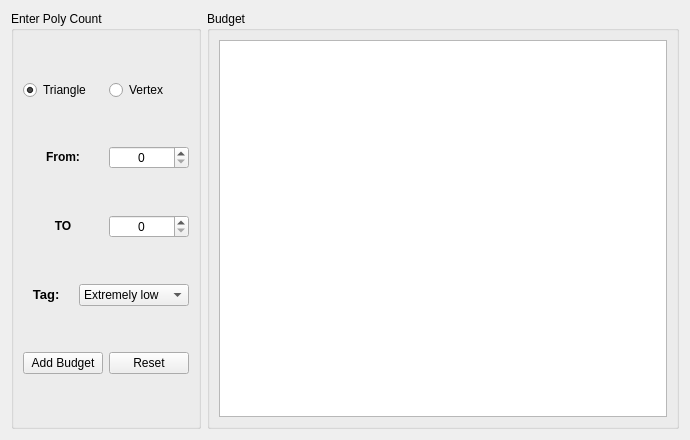
<?xml version="1.0" encoding="UTF-8"?>
<ui version="4.0">
 <class>polyCountBudget</class>
 <widget class="QWidget" name="polyCountBudget">
  <property name="geometry">
   <rect>
    <x>0</x>
    <y>0</y>
    <width>690</width>
    <height>440</height>
   </rect>
  </property>
  <property name="windowTitle">
   <string>Poly Count Budget</string>
  </property>
  <layout class="QHBoxLayout" name="horizontalLayout_5">
   <item>
    <widget class="QGroupBox" name="polyCountBudgetGroupBox">
     <property name="title">
      <string>Enter Poly Count</string>
     </property>
     <property name="flat">
      <bool>false</bool>
     </property>
     <property name="checkable">
      <bool>false</bool>
     </property>
     <layout class="QVBoxLayout" name="verticalLayout">
      <item>
       <layout class="QHBoxLayout" name="horizontalLayout_6">
        <item>
         <widget class="QRadioButton" name="triangleRadio">
          <property name="text">
           <string>Triangle</string>
          </property>
          <property name="checked">
           <bool>true</bool>
          </property>
         </widget>
        </item>
        <item>
         <widget class="QRadioButton" name="vertexRadio">
          <property name="text">
           <string>Vertex</string>
          </property>
         </widget>
        </item>
       </layout>
      </item>
      <item>
       <layout class="QHBoxLayout" name="horizontalLayout">
        <item>
         <widget class="QLabel" name="fromLabel">
          <property name="text">
           <string>&lt;html&gt;&lt;head/&gt;&lt;body&gt;&lt;p&gt;&lt;span style=&quot; font-weight:600;&quot;&gt;From:&lt;/span&gt;&lt;/p&gt;&lt;/body&gt;&lt;/html&gt;</string>
          </property>
          <property name="textFormat">
           <enum>Qt::RichText</enum>
          </property>
          <property name="alignment">
           <set>Qt::AlignCenter</set>
          </property>
         </widget>
        </item>
        <item>
         <widget class="QSpinBox" name="startBudgetSpinBox">
          <property name="alignment">
           <set>Qt::AlignCenter</set>
          </property>
          <property name="suffix">
           <string/>
          </property>
          <property name="maximum">
           <number>9999999</number>
          </property>
         </widget>
        </item>
       </layout>
      </item>
      <item>
       <layout class="QHBoxLayout" name="horizontalLayout_3">
        <item>
         <widget class="QLabel" name="label">
          <property name="text">
           <string>&lt;html&gt;&lt;head/&gt;&lt;body&gt;&lt;p&gt;&lt;span style=&quot; font-weight:600;&quot;&gt;TO&lt;/span&gt;&lt;/p&gt;&lt;/body&gt;&lt;/html&gt;</string>
          </property>
          <property name="textFormat">
           <enum>Qt::RichText</enum>
          </property>
          <property name="alignment">
           <set>Qt::AlignCenter</set>
          </property>
         </widget>
        </item>
        <item>
         <widget class="QSpinBox" name="endBudgetSpinBox">
          <property name="alignment">
           <set>Qt::AlignCenter</set>
          </property>
          <property name="suffix">
           <string/>
          </property>
          <property name="prefix">
           <string/>
          </property>
          <property name="maximum">
           <number>9999999</number>
          </property>
         </widget>
        </item>
       </layout>
      </item>
      <item>
       <layout class="QHBoxLayout" name="horizontalLayout_2">
        <item>
         <widget class="QLabel" name="tagLabel">
          <property name="text">
           <string>&lt;html&gt;&lt;head/&gt;&lt;body&gt;&lt;p&gt;&lt;span style=&quot; font-size:10pt; font-weight:600;&quot;&gt;Tag: &lt;/span&gt;&lt;/p&gt;&lt;/body&gt;&lt;/html&gt;</string>
          </property>
          <property name="textFormat">
           <enum>Qt::RichText</enum>
          </property>
          <property name="alignment">
           <set>Qt::AlignCenter</set>
          </property>
         </widget>
        </item>
        <item>
         <widget class="QComboBox" name="tagComboBox">
          <item>
           <property name="text">
            <string>Extremely low</string>
           </property>
          </item>
          <item>
           <property name="text">
            <string>Low</string>
           </property>
          </item>
          <item>
           <property name="text">
            <string>Medium</string>
           </property>
          </item>
          <item>
           <property name="text">
            <string>High</string>
           </property>
          </item>
          <item>
           <property name="text">
            <string>Very high</string>
           </property>
          </item>
          <item>
           <property name="text">
            <string>Extremely high</string>
           </property>
          </item>
         </widget>
        </item>
       </layout>
      </item>
      <item>
       <layout class="QHBoxLayout" name="horizontalLayout_4">
        <item>
         <widget class="QPushButton" name="addButton">
          <property name="text">
           <string>Add Budget</string>
          </property>
         </widget>
        </item>
        <item>
         <widget class="QPushButton" name="resetButton">
          <property name="text">
           <string>Reset</string>
          </property>
         </widget>
        </item>
       </layout>
      </item>
     </layout>
     <zorder>endBudgetSpinBox</zorder>
     <zorder>tagComboBox</zorder>
     <zorder>tagLabel</zorder>
     <zorder>resetButton</zorder>
     <zorder>addButton</zorder>
     <zorder></zorder>
     <zorder></zorder>
     <zorder></zorder>
     <zorder>label</zorder>
     <zorder></zorder>
     <zorder>fromLabel</zorder>
     <zorder>endBudgetSpinBox</zorder>
     <zorder>triangleRadio</zorder>
     <zorder>vertexRadio</zorder>
    </widget>
   </item>
   <item>
    <widget class="QGroupBox" name="budgetGroupBox">
     <property name="title">
      <string>Budget</string>
     </property>
     <layout class="QHBoxLayout" name="horizontalLayout_7">
      <item>
       <widget class="QTableView" name="budgetTableView">
        <property name="gridStyle">
         <enum>Qt::DashLine</enum>
        </property>
        <property name="sortingEnabled">
         <bool>true</bool>
        </property>
       </widget>
      </item>
     </layout>
    </widget>
   </item>
  </layout>
  <zorder>endBudgetSpinBox</zorder>
  <zorder>budgetLabel</zorder>
  <zorder>tagLabel</zorder>
  <zorder>tagComboBox</zorder>
  <zorder>addButton</zorder>
  <zorder>resetButton</zorder>
  <zorder>polyCountBudgetGroupBox</zorder>
  <zorder>budgetGroupBox</zorder>
  <zorder>budgetGroupBox</zorder>
 </widget>
 <resources/>
 <connections/>
</ui>
